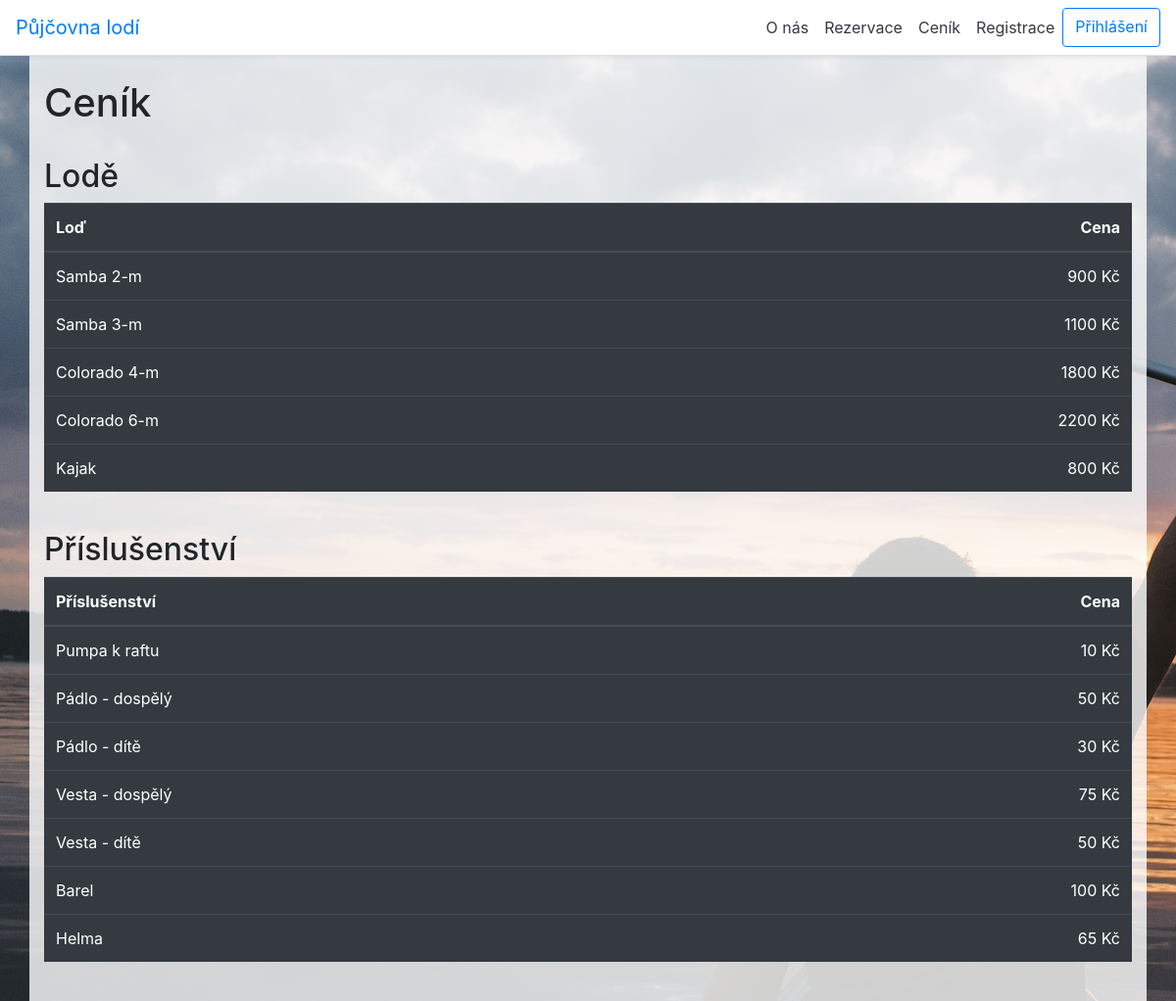
The app's page /code/index.php?page=cenik, older data.
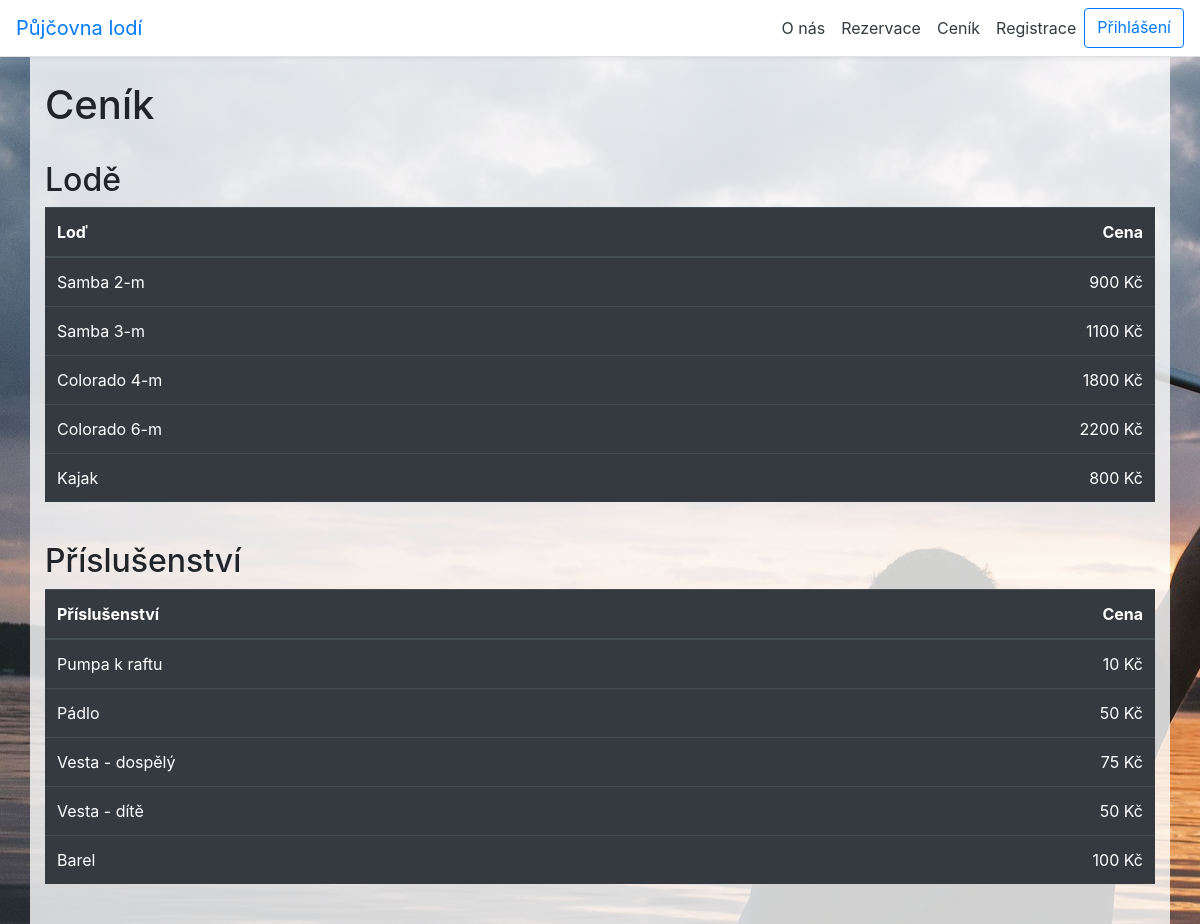
The same page, newer data.
### tables this page shows
CREATE TABLE IF NOT EXISTS `LODE` (
                                      `id_lod` INT NOT NULL,
                                      `typ_lode` VARCHAR(45) NOT NULL,
                                      `cena` INT NOT NULL,
                                      PRIMARY KEY (`id_lod`));

CREATE TABLE IF NOT EXISTS `PRISLUSENSTVI` (
                                               `id_prislusenstvi` INT NOT NULL,
                                               `nazev_prislusen` VARCHAR(45) NOT NULL,
                                               `cena` INT NOT NULL,
                                               PRIMARY KEY (`id_prislusenstvi`));

### code/controller/cenikController.class.php (called while the page is built, shortened)
<?php
class cenikController implements IController {
    private $db;
    private $user;
    public function __construct() {
        require_once (DIRECTORY_MODELS ."/MyDatabase.class.php");
        $this->db = new MyDatabase();
        require_once (DIRECTORY_MODELS ."/userManage.php");
        $this->user = new userManage();
    }
    public function show(string $pageTitle):string {
        $tplData = [];
        $tplData['title'] = $pageTitle;
        $tplData['lode'] = $this->db->getAllLode();
        $tplData['prislusenstvi'] = $this->db->getAllPrislusenstvi();
        $tplData['userLogged'] = $this->user->isUserLogged();
        if($tplData['userLogged']){
            $user = $this->user->getLoggedUserData();
            $tplData['pravo'] = $user['PRAVA_id_prava'];
        } else {
            $tplData['pravo'] = 10;
        }
        require(DIRECTORY_VIEWS ."/cenik.php");
        $obsah = ob_get_clean();
        return $obsah;
    }
}
?>

### code/index.php (called while the page is built, shortened)
<?php
$app = new ApplicationStart();
$app->appStart();
?>

### code/model/MyDatabase.class.php (called while the page is built, shortened)
<?php
class MyDatabase {
    private $pdo;
    public function __construct(){
        $this->pdo = new PDO("mysql:host=".DB_SERVER.";dbname=".DB_NAME, DB_USER, DB_PASS);
        $this->pdo->exec("set names utf8");
    }
    private function executeQuery(string $dotaz){
        $res = $this->pdo->query($dotaz);
        if ($res) {
            return $res;
        } else {
            $error = $this->pdo->errorInfo();
            echo $error[2];
            return null;
        }
    }
    public function selectFromTable(string $tableName, string $whereStatement = "", string $orderByStatement = ""):array {
        $q = "SELECT * FROM ".$tableName
            .(($whereStatement == "") ? "" : " WHERE $whereStatement")
            .(($orderByStatement == "") ? "" : " ORDER BY $orderByStatement");
        $obj = $this->executeQuery($q);
        return $obj->fetchAll();
    }
    public function getAllLode(){
        $cena = $this->selectFromTable(TABLE_LODE, "", "id_lod");
        return $cena;
    }
    public function getAllPrislusenstvi(){
        $prislusenstvi = $this->selectFromTable(TABLE_PRISLUSENSTVI, "", "id_prislusenstvi");
        return $prislusenstvi;
    }
}
?>

### code/model/userManage.php (called while the page is built, shortened)
<?php
class userManage
{
    private $userSessionKey = "current_user_id";
    public function __construct(){
        require_once("MyDatabase.class.php");
    }
    public function isUserLogged(): bool
    {
        return isset($_SESSION[$this->userSessionKey]);
    }
}

### code/view/cenik.php (the view)
<?php
global $tplData;
require("zakladHTML.class.php");
$tplHeaders = new zakladHTML();
$tplHeaders->createHeader("Styles/cenik.css",$tplData['title']);
?>
<body>
<?php
if (!$tplData['userLogged']) {
    $tplHeaders->createNav($tplData['pravo']);
} else {
    $tplHeaders->createNav($tplData['pravo'],"odhlaseni");
}
?>
<div class="background">
<div class="container">
    <br>
    <h1>Ceník</h1>
    <br>
    <h2>Lodě</h2>
    <table class="table table-dark table-hover">
        <thead>
        <tr>
            <th>Loď</th>
            <th class="text-right">Cena</th>
        </tr>
        </thead>
        <tbody>
        <?php
        $lode = $tplData['lode'];
        foreach ($lode as $lod){?>
            <tr>
                <td><?php echo $lod["typ_lode"];?></td>
                <td class="text-right"><?php echo $lod["cena"];?> Kč</td>
            </tr>
        <?php } ?>
        </tbody>
    </table>
    <br>
    <h2>Příslušenství</h2>
    <table class="table table-dark table-hover">
        <thead>
        <tr>
            <th>Příslušenství</th>
            <th class="text-right">Cena</th>
        </tr>
        </thead>
        <tbody>
        <?php
        $prislusenstvi = $tplData['prislusenstvi'];
        foreach ($prislusenstvi as $prislu){?>
            <tr>
                <td><?php echo $prislu["nazev_prislusen"];?></td>
                <td class="text-right"><?php echo $prislu["cena"];?> Kč</td>
            </tr>
        <?php } ?>
        </tbody>
    </table>
    <br>
</div>
</div>
</body>

Row changes from the older to the newer data that the page shows:
removed prislusenstvi: nazev_prislusen "Pádlo - dítě", cena "30"
removed prislusenstvi: nazev_prislusen "Helma", cena "65"
changed prislusenstvi: nazev_prislusen "Pádlo - dospělý" → "Pádlo"
